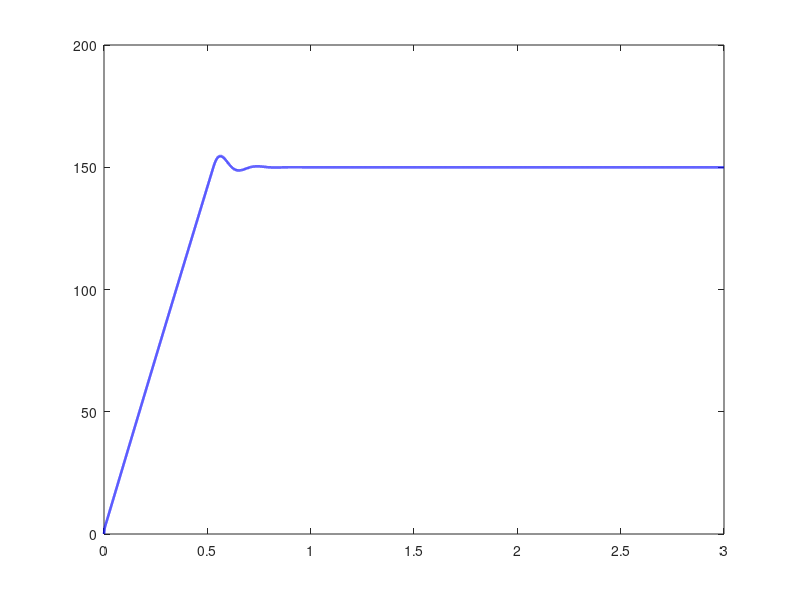

MATLAB code for this plot: (Note: this script raises an error after producing the figure.)
%% ============================================================
%  SENSORLESS INDUCTION MOTOR DRIVE WITH FOC AND FTC
% ============================================================
clear; clc; close all;

%% ---------------- SIMULATION PARAMETERS ----------------
Ts   = 1e-4;          % Sampling time [s]
Tsim = 3.0;           % Simulation time [s]
N    = round(Tsim/Ts);
t    = (0:N-1)*Ts;

%% ---------------- MOTOR PARAMETERS ----------------
Rs = 1.405;           % Stator resistance [Ohm]
Rr = 1.395;           % Rotor resistance [Ohm]
Ls = 0.0058;          % Stator inductance [H]
Lr = 0.0058;          % Rotor inductance [H]
Lm = 0.0055;          % Magnetizing inductance [H]
P  = 2;               % Pole pairs
J  = 0.02;            % Inertia [kg.m^2]
B  = 0.001;           % Friction coefficient

sigma = 1 - (Lm^2)/(Ls*Lr);

%% ---------------- DC LINK & LIMITS ----------------
Vdc  = 300;
Vmax = Vdc/sqrt(3);
Imax = 10;

%% ---------------- REFERENCES ----------------
w_ref = 150;           % Speed reference [rad/s]
id_ref = 2;            % Flux current reference [A]

%% ---------------- PI CONTROLLER GAINS ----------------
% Speed loop (slow)
Kp_w = 1.0;
Ki_w = 50;

% Current loop (fast)
Kp_i = 20;
Ki_i = 2000;

%% ---------------- INITIAL CONDITIONS ----------------
id = 0; iq = 0;
w_m = 0;
theta_e = 0;

psi_r = 0.8;           % Rotor flux initial value

int_w  = 0;
int_id = 0;
int_iq = 0;

%% ---------------- FAULT SETUP ----------------
t_fault = 1.0;         % Fault time
fault_gain = 1;

%% ---------------- DATA STORAGE ----------------
w_log    = zeros(1,N);
we_log   = zeros(1,N);
id_log   = zeros(1,N);
iq_log   = zeros(1,N);
Te_log   = zeros(1,N);
psi_log  = zeros(1,N);
err_log  = zeros(1,N);

%% ====================================================
%                    MAIN LOOP
% ====================================================
for k = 1:N

    %% -------- FAULT INJECTION (Rs INCREASE) --------
    if t(k) >= t_fault
        fault_gain = 1.5;     % 50% stator resistance fault
    end
    Rs_eff = Rs * fault_gain;

    %% -------- SPEED CONTROL LOOP --------
    w_err = w_ref - w_m;
    int_w = int_w + Ki_w * Ts * w_err;
    int_w = max(min(int_w, Imax), -Imax);

    iq_ref = Kp_w * w_err + int_w;
    iq_ref = max(min(iq_ref, Imax), -Imax);

    %% -------- CURRENT CONTROL LOOPS --------
    err_id = id_ref - id;
    err_iq = iq_ref - iq;

    int_id = int_id + Ki_i * Ts * err_id;
    int_iq = int_iq + Ki_i * Ts * err_iq;

    vd = Kp_i * err_id + int_id;
    vq = Kp_i * err_iq + int_iq;

    %% -------- VOLTAGE LIMITATION --------
    Vmag = sqrt(vd^2 + vq^2);
    if Vmag > Vmax
        vd = vd * Vmax / Vmag;
        vq = vq * Vmax / Vmag;
    end

    %% -------- ELECTRICAL DYNAMICS --------
    did = (vd - Rs_eff*id + w_m*Ls*iq) / Ls;
    diq = (vq - Rs_eff*iq - w_m*Ls*id) / Ls;

    id = id + Ts * did;
    iq = iq + Ts * diq;

    %% -------- ROTOR FLUX OBSERVER --------
    dpsi = (Lm/Lr)*id - (Rr/Lr)*psi_r;
    psi_r = psi_r + Ts * dpsi;
    psi_r = max(psi_r, 0.2);

    %% -------- ELECTROMAGNETIC TORQUE --------
    Te = (3/2) * P * (Lm/Lr) * psi_r * iq;

    %% -------- MECHANICAL DYNAMICS --------
    
    dw = (Te - B*w_m) / J;
    w_m = w_m + Ts * dw;

    %% -------- ELECTRICAL ANGLE --------
    theta_e = theta_e + Ts * P * w_m;

    %% -------- LOGGING --------
    w_log(k)   = w_m;
    id_log(k)  = id;
    iq_log(k)  = iq;
    Te_log(k)  = Te;
    psi_log(k) = psi_r;
    err_log(k) = w_err;

end

%% ====================================================
%                       PLOTS
% ====================================================

% Rotor Speed
figure;
plot(t, w_log, 'b', 'LineWidth',1.8); hold on;
yline(w_ref,'k--','LineWidth',1.5);
xline(t_fault,'--','Fault');
xlabel('Time (s)');
ylabel('Speed (rad/s)');
title('Rotor Speed Response');
grid on;

% Speed Error
figure;
plot(t, err_log, 'r', 'LineWidth',1.8);
xline(t_fault,'--','Fault');
xlabel('Time (s)');
ylabel('Speed Error (rad/s)');
title('Speed Tracking Error');
grid on;

% iq Current
figure;
plot(t, iq_log, 'b', 'LineWidth',1.8); hold on;
yline(mean(iq_log(1:200)),'k--');
xline(t_fault,'--','Fault');
xlabel('Time (s)');
ylabel('i_q (A)');
title('q-axis Current');
grid on;

% id Current
figure;
plot(t, id_log, 'b', 'LineWidth',1.8); hold on;
yline(id_ref,'k--','i_d^*');
xline(t_fault,'--','Fault');
xlabel('Time (s)');
ylabel('i_d (A)');
title('d-axis Current');
grid on;

% Electromagnetic Torque
figure;
plot(t, Te_log, 'b', 'LineWidth',1.8);
xline(t_fault,'--','Fault');
xlabel('Time (s)');
ylabel('Torque (Nm)');
title('Electromagnetic Torque');
grid on;

% Rotor Flux
figure;
plot(t, psi_log, 'b', 'LineWidth',1.8);
xline(t_fault,'--','Fault');
xlabel('Time (s)');
ylabel('\psi_r (Wb)');
title('Rotor Flux Magnitude');
grid on;
